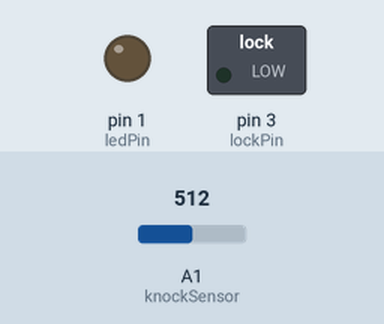
Simulated run of this sketch. Board: Arduino Uno, built with avr-gcc and run on an emulated ATmega328P. Shown: switched loads named in the sketch (green lamp = pin HIGH), output pins drawn as LEDs (lit = HIGH). The inputs (shaded band) are chosen by the test bench; at power-on: A1 (knockSensor) = 512.

Above: at 1.5 s.
At 7.11 s:
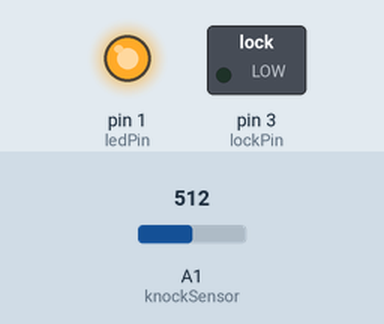
Timing chart, 0 to 8.2 s (numbered marks = the images above):
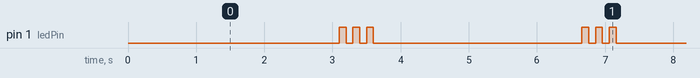

The sketch:

door_lock.ino
```cpp
const int ledPin = 1; // led connected to digital pin 13
//const int ledPin = 13; // led connected to digital pin 13
const int knockSensor = 1; // the piezo is connected to analog pin 0
//const int knockSensor = A1; // the piezo is connected to analog pin 0
const int lockPin = 3;         // The pin that activates the solenoid lock.
//const int lockPin = 10;         // The pin that activates the solenoid lock.
const int knockThreshold = 3; // threshold value to decide when the detected sound is a knock or not
const int maximumKnocks = 20; // Maximum number of knocks to listen for.
const int maximumKnockDelay = 2000; // Longest time to wait for a knock before we assume that it's finished. (milliseconds)
const int lockOperateTime = 2500;  // Milliseconds that we operate the lock solenoid latch before releasing it.
const int rejectValue = 25;        // If an individual knock is off by this percentage of a knock we don't unlock. Typical values 10-30
const int averageRejectValue = 15; // If the average timing of all the knocks is off by this percent we don't unlock. Typical values 5-20

int knockReadings[maximumKnocks];    // When someone knocks this array fills with the delays between knocks.
byte validKnockPattern[maximumKnocks] = {50, 25, 25, 50, 100, 50, 0, 0, 0, 0, 0, 0, 0, 0, 0, 0, 0, 0, 0, 0};  // Initial setup: "Shave and a Hair Cut, two bits."

void setup()
{
  pinMode(ledPin, OUTPUT); // declare the ledPin as as OUTPUT
  pinMode(lockPin, OUTPUT); // declare the ledPin as as OUTPUT
  resetKnockReadings();
}

void loop()
{
  // Lock
  digitalWrite(lockPin, LOW);

  if (heardKnockPattern()) {
    if (isValidateKnockPattern()) {
      openLock(lockOperateTime);
      //replayKnocks();
    } else {
      digitalWrite(ledPin, HIGH);
      delay(100);
      digitalWrite(ledPin, LOW);
      delay(100);
      digitalWrite(ledPin, HIGH);
      delay(100);
      digitalWrite(ledPin, LOW);
      delay(100);
      digitalWrite(ledPin, HIGH);
      delay(100);
      digitalWrite(ledPin, LOW);
      delay(100);
    }
    resetKnockReadings();
  }
  /*
  //we've got our knock recorded, lets see if it's valid
  if (validateKnock() == true){
    doorUnlock(lockOperateTime);
  } else {
    // knock is invalid. Blink the LED as a warning to others.
    for (i=0; i < 4; i++){
      digitalWrite(ledPin, HIGH);
      delay(50);
      digitalWrite(ledPin, LOW);
      delay(50);
    }
  }
  */
}

bool heardKnockPattern()
{
  long lastKnockTime = knock();                 // Reference for when this knock started.
  long currentKnockTime = 0;
  int lastKnockNumber = 0;                 // Position counter for the array.

  if (lastKnockTime <= 0) {
    return false;
  }

  do {
    currentKnockTime = knock();

    if (currentKnockTime > 0) {
      knockReadings[lastKnockNumber] = currentKnockTime - lastKnockTime;
      lastKnockNumber++;
      lastKnockTime = currentKnockTime;
    }

    // Stop listening if there are too many knocks or there is too much time between knocks.
  } while ((millis() - lastKnockTime < maximumKnockDelay) && (lastKnockNumber < maximumKnocks));

  return true;
}

long knock()
{
  long knockStart = 0;
  long sensorReading = analogRead(knockSensor);

  if (sensorReading >= knockThreshold) {
    knockStart = millis();

    int iterations = (150 / 20);      // Wait for the peak to dissipate before listening to next one.
    for (int i = 0; i < iterations; i++) {
      delay(10);
      analogRead(knockSensor);                  // This is done in an attempt to defuse the analog sensor's capacitor that will give false readings on high impedance sensors.
      delay(10);
    }
  }

  return knockStart;
}

bool isValidateKnockPattern()
{
  int i = 0;

  int testKnockCount = 0;
  int validKnockCount = 0;
  int maxKnockInterval = 0;

  for (i = 0; i < maximumKnocks; i++) {
    if (knockReadings[i] > 0) {
      testKnockCount++;
    }

    if (validKnockPattern[i] > 0) {
      validKnockCount++;
    }

    if (knockReadings[i] > maxKnockInterval) {   // Collect normalization data while we're looping.
      maxKnockInterval = knockReadings[i];
    }
  }

  if (testKnockCount != validKnockCount) {  // Easiest check first. If the number of knocks is wrong, don't unlock.
    return false;
  }

  /*  Now we compare the relative intervals of our knocks, not the absolute time between them.
      (ie: if you do the same pattern slow or fast it should still open the door.)
      This makes it less picky, which while making it less secure can also make it
      less of a pain to use if you're tempo is a little slow or fast.
  */
  int totaltimeDifferences = 0;
  int timeDiff = 0;
  for (i = 0; i < maximumKnocks; i++) {    // Normalize the times
    knockReadings[i] = map(knockReadings[i], 0, maxKnockInterval, 0, 100);
    timeDiff = abs(knockReadings[i] - validKnockPattern[i]);
    if (timeDiff > rejectValue) {        // Individual value too far out of whack. No access for this knock!
      return false;
    }
    totaltimeDifferences += timeDiff;
  }

  // It can also fail if the whole thing is too inaccurate.
  if (totaltimeDifferences / validKnockCount > averageRejectValue) {
    return false;
  }

  return true;
}

void openLock(int delayTime){
  digitalWrite(ledPin, HIGH);
  digitalWrite(lockPin, HIGH);
  delay(delayTime);
  digitalWrite(lockPin, LOW);
  digitalWrite(ledPin, LOW);
  delay(500);   // This delay is here because releasing the latch can cause a vibration that will be sensed as a knock.
}

void replayKnocks()
{
  int i = 0;

  digitalWrite(ledPin, HIGH);
  delay(20);
  digitalWrite(ledPin, LOW);

  for (i = 0; i < maximumKnocks; i++) {
    if (knockReadings[i] > 0) {
      delay(knockReadings[i]);
      digitalWrite(ledPin, HIGH);
      delay(20);
      digitalWrite(ledPin, LOW);
    }
  }
}

void resetKnockReadings()
{
  int i = 0;

  // First reset the listening array.
  for (i = 0; i < maximumKnocks; i++) {
    knockReadings[i] = 0;
  }
}
```

Measured:
- by itself, pin 1 (ledPin): repeats every 3.6 s: 2 × (LOW 0.10 s, HIGH 0.10 s), LOW 3.1 s, HIGH 0.10 s
- by itself, everything shown: repeats every 3.6 s, in 6 steps
